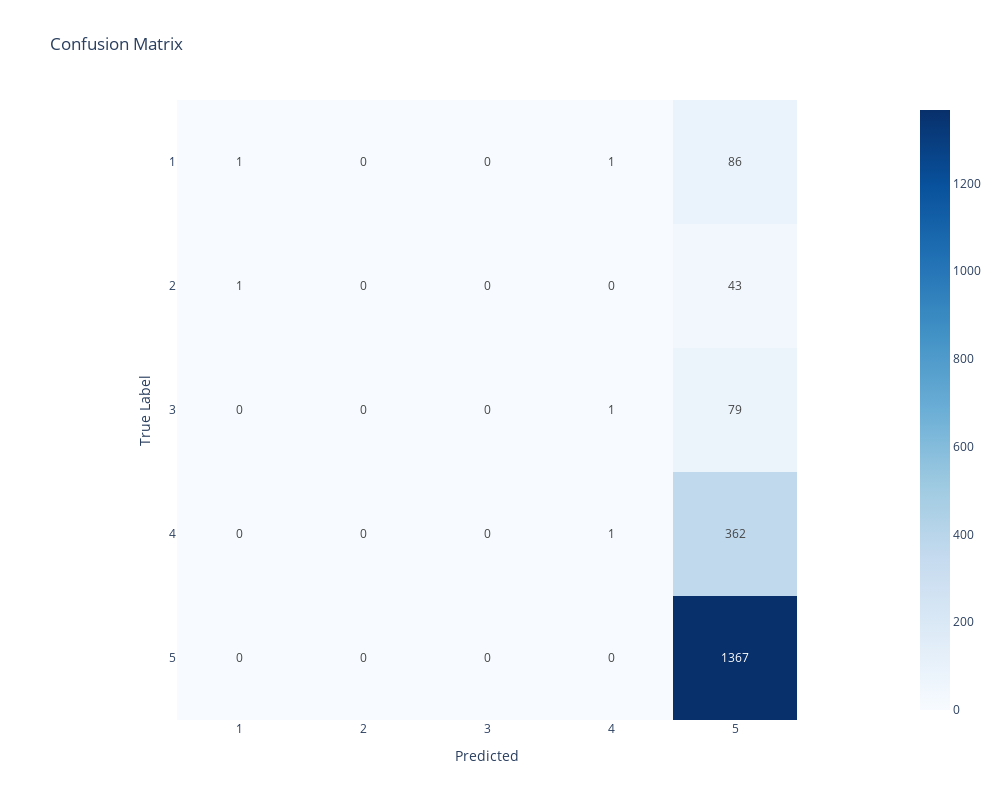

Here is the notebook cell this chart was saved with:
### Markdown cell above
## Multinomial Naive Bayes

### Code cell
# instantiate the Model class with text and labels (X and y), a Gradient Boosting model and a tfidf vectorizer
model_MNB = Model(X_train, y_train, MultinomialNB(),TfidfVectorizer(), random_seed=42, test_size=0.2 )

# fit the model
model_MNB.fit()

# predict and generate classification report
y_pred = model_MNB.predict(X_test)
class_labels=[1, 2, 3, 4, 5]
model_MNB.report(y_test, y_pred,class_labels)

### Figure 1 — Plotly figure (JSON) as saved in the notebook; plotly's stock layout.template omitted (floating-point values rounded to 4 significant figures)
{"data": [{"coloraxis": "coloraxis", "hovertemplate": "Predicted: %{x}<br>True Label: %{y}<br>color: %{z}<extra></extra>", "name": "0", "texttemplate": "%{z}", "type": "heatmap", "x": [1, 2, 3, 4, 5], "xaxis": "x", "y": [1, 2, 3, 4, 5], "yaxis": "y", "z": [[1, 0, 0, 1, 86], [1, 0, 0, 0, 43], [0, 0, 0, 1, 79], [0, 0, 0, 1, 362], [0, 0, 0, 0, 1367]]}], "layout": {"coloraxis": {"colorscale": [[0, "rgb(247,251,255)"], [0.125, "rgb(222,235,247)"], [0.25, "rgb(198,219,239)"], [0.375, "rgb(158,202,225)"], [0.5, "rgb(107,174,214)"], [0.625, "rgb(66,146,198)"], [0.75, "rgb(33,113,181)"], [0.875, "rgb(8,81,156)"], [1, "rgb(8,48,107)"]]}, "height": 800, "title": {"text": "Confusion Matrix"}, "width": 1000, "xaxis": {"anchor": "y", "constrain": "domain", "domain": [0, 1], "scaleanchor": "y", "title": {"text": "Predicted"}}, "yaxis": {"anchor": "x", "autorange": "reversed", "constrain": "domain", "domain": [0, 1], "title": {"text": "True Label"}}}}
